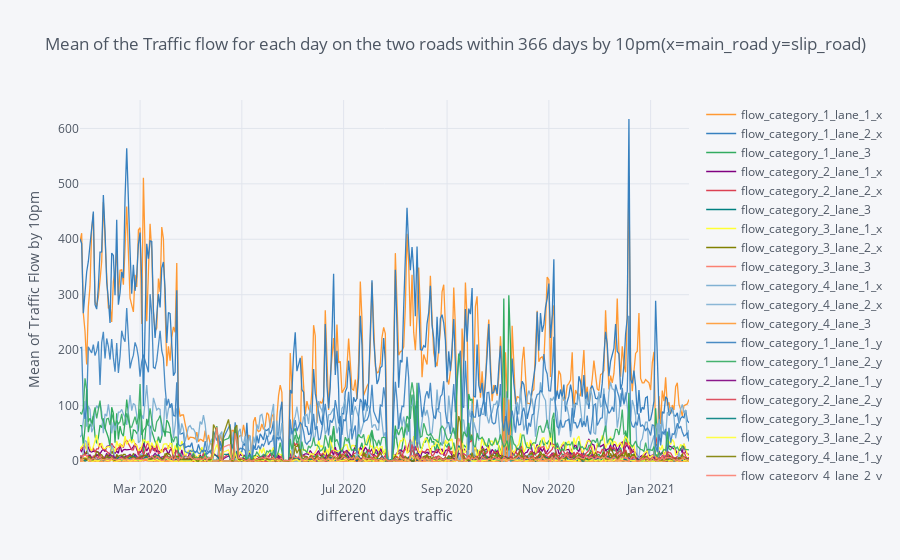

Notebook code for this chart:
### Markdown cell above
Plotted graph showing the mean of Traffic flow for different date within 366 days by 10pm

### Code cell
#Traffic flow for each day within 366 days by 10pm
##x=main_road y=slip_road
merge_main_slip_road_10pm_mean.iplot(x = ["timestamp"],xTitle="different days traffic",
                        yTitle="Mean of Traffic Flow by 10pm",
                        title="Mean of the Traffic flow for each day on the two roads within 366 days by 10pm(x=main_road y=slip_road)")

### Figure 1 — Plotly figure (JSON) as saved in the notebook; plotly's stock layout.template omitted (floating-point values rounded to 4 significant figures; data arrays with more than 128 entries replaced by an {"elided": "..."} marker saying what was removed)
{"data": [{"line": {"color": "rgba(255, 153, 51, 1.0)", "dash": "solid", "shape": "linear", "width": 1.3}, "mode": "lines", "name": "flow_category_1_lane_1_x", "text": "", "type": "scatter", "x": {"elided": "360 str values"}, "y": {"elided": "360 float values"}}, {"line": {"color": "rgba(55, 128, 191, 1.0)", "dash": "solid", "shape": "linear", "width": 1.3}, "mode": "lines", "name": "flow_category_1_lane_2_x", "text": "", "type": "scatter", "x": {"elided": "360 str values"}, "y": {"elided": "360 float values"}}, {"line": {"color": "rgba(50, 171, 96, 1.0)", "dash": "solid", "shape": "linear", "width": 1.3}, "mode": "lines", "name": "flow_category_1_lane_3", "text": "", "type": "scatter", "x": {"elided": "360 str values"}, "y": {"elided": "360 float values"}}, {"line": {"color": "rgba(128, 0, 128, 1.0)", "dash": "solid", "shape": "linear", "width": 1.3}, "mode": "lines", "name": "flow_category_2_lane_1_x", "text": "", "type": "scatter", "x": {"elided": "360 str values"}, "y": {"elided": "360 float values"}}, {"line": {"color": "rgba(219, 64, 82, 1.0)", "dash": "solid", "shape": "linear", "width": 1.3}, "mode": "lines", "name": "flow_category_2_lane_2_x", "text": "", "type": "scatter", "x": {"elided": "360 str values"}, "y": {"elided": "360 float values"}}, {"line": {"color": "rgba(0, 128, 128, 1.0)", "dash": "solid", "shape": "linear", "width": 1.3}, "mode": "lines", "name": "flow_category_2_lane_3", "text": "", "type": "scatter", "x": {"elided": "360 str values"}, "y": {"elided": "360 float values"}}, {"line": {"color": "rgba(255, 255, 51, 1.0)", "dash": "solid", "shape": "linear", "width": 1.3}, "mode": "lines", "name": "flow_category_3_lane_1_x", "text": "", "type": "scatter", "x": {"elided": "360 str values"}, "y": {"elided": "360 float values"}}, {"line": {"color": "rgba(128, 128, 0, 1.0)", "dash": "solid", "shape": "linear", "width": 1.3}, "mode": "lines", "name": "flow_category_3_lane_2_x", "text": "", "type": "scatter", "x": {"elided": "360 str values"}, "y": {"elided": "360 float values"}}, {"line": {"color": "rgba(251, 128, 114, 1.0)", "dash": "solid", "shape": "linear", "width": 1.3}, "mode": "lines", "name": "flow_category_3_lane_3", "text": "", "type": "scatter", "x": {"elided": "360 str values"}, "y": {"elided": "360 float values"}}, {"line": {"color": "rgba(128, 177, 211, 1.0)", "dash": "solid", "shape": "linear", "width": 1.3}, "mode": "lines", "name": "flow_category_4_lane_1_x", "text": "", "type": "scatter", "x": {"elided": "360 str values"}, "y": {"elided": "360 float values"}}, {"line": {"color": "rgba(128, 177, 211, 0.8999999999999999)", "dash": "solid", "shape": "linear", "width": 1.3}, "mode": "lines", "name": "flow_category_4_lane_2_x", "text": "", "type": "scatter", "x": {"elided": "360 str values"}, "y": {"elided": "360 float values"}}, {"line": {"color": "rgba(255, 153, 51, 0.8999999999999999)", "dash": "solid", "shape": "linear", "width": 1.3}, "mode": "lines", "name": "flow_category_4_lane_3", "text": "", "type": "scatter", "x": {"elided": "360 str values"}, "y": {"elided": "360 int values"}}, {"line": {"color": "rgba(55, 128, 191, 0.8999999999999999)", "dash": "solid", "shape": "linear", "width": 1.3}, "mode": "lines", "name": "flow_category_1_lane_1_y", "text": "", "type": "scatter", "x": {"elided": "360 str values"}, "y": {"elided": "360 float values"}}, {"line": {"color": "rgba(50, 171, 96, 0.8999999999999999)", "dash": "solid", "shape": "linear", "width": 1.3}, "mode": "lines", "name": "flow_category_1_lane_2_y", "text": "", "type": "scatter", "x": {"elided": "360 str values"}, "y": {"elided": "360 float values"}}, {"line": {"color": "rgba(128, 0, 128, 0.8999999999999999)", "dash": "solid", "shape": "linear", "width": 1.3}, "mode": "lines", "name": "flow_category_2_lane_1_y", "text": "", "type": "scatter", "x": {"elided": "360 str values"}, "y": {"elided": "360 float values"}}, {"line": {"color": "rgba(219, 64, 82, 0.8999999999999999)", "dash": "solid", "shape": "linear", "width": 1.3}, "mode": "lines", "name": "flow_category_2_lane_2_y", "text": "", "type": "scatter", "x": {"elided": "360 str values"}, "y": {"elided": "360 float values"}}, {"line": {"color": "rgba(0, 128, 128, 0.8999999999999999)", "dash": "solid", "shape": "linear", "width": 1.3}, "mode": "lines", "name": "flow_category_3_lane_1_y", "text": "", "type": "scatter", "x": {"elided": "360 str values"}, "y": {"elided": "360 float values"}}, {"line": {"color": "rgba(255, 255, 51, 0.8999999999999999)", "dash": "solid", "shape": "linear", "width": 1.3}, "mode": "lines", "name": "flow_category_3_lane_2_y", "text": "", "type": "scatter", "x": {"elided": "360 str values"}, "y": {"elided": "360 float values"}}, {"line": {"color": "rgba(128, 128, 0, 0.8999999999999999)", "dash": "solid", "shape": "linear", "width": 1.3}, "mode": "lines", "name": "flow_category_4_lane_1_y", "text": "", "type": "scatter", "x": {"elided": "360 str values"}, "y": {"elided": "360 float values"}}, {"line": {"color": "rgba(251, 128, 114, 0.8999999999999999)", "dash": "solid", "shape": "linear", "width": 1.3}, "mode": "lines", "name": "flow_category_4_lane_2_y", "text": "", "type": "scatter", "x": {"elided": "360 str values"}, "y": {"elided": "360 float values"}}], "layout": {"legend": {"bgcolor": "#F5F6F9", "font": {"color": "#4D5663"}}, "paper_bgcolor": "#F5F6F9", "plot_bgcolor": "#F5F6F9", "title": {"font": {"color": "#4D5663"}, "text": "Mean of the Traffic flow for each day on the two roads within 366 days by 10pm(x=main_road y=slip_road)"}, "xaxis": {"gridcolor": "#E1E5ED", "showgrid": true, "tickfont": {"color": "#4D5663"}, "title": {"font": {"color": "#4D5663"}, "text": "different days traffic"}, "zerolinecolor": "#E1E5ED"}, "yaxis": {"gridcolor": "#E1E5ED", "showgrid": true, "tickfont": {"color": "#4D5663"}, "title": {"font": {"color": "#4D5663"}, "text": "Mean of Traffic Flow by 10pm"}, "zerolinecolor": "#E1E5ED"}}}
